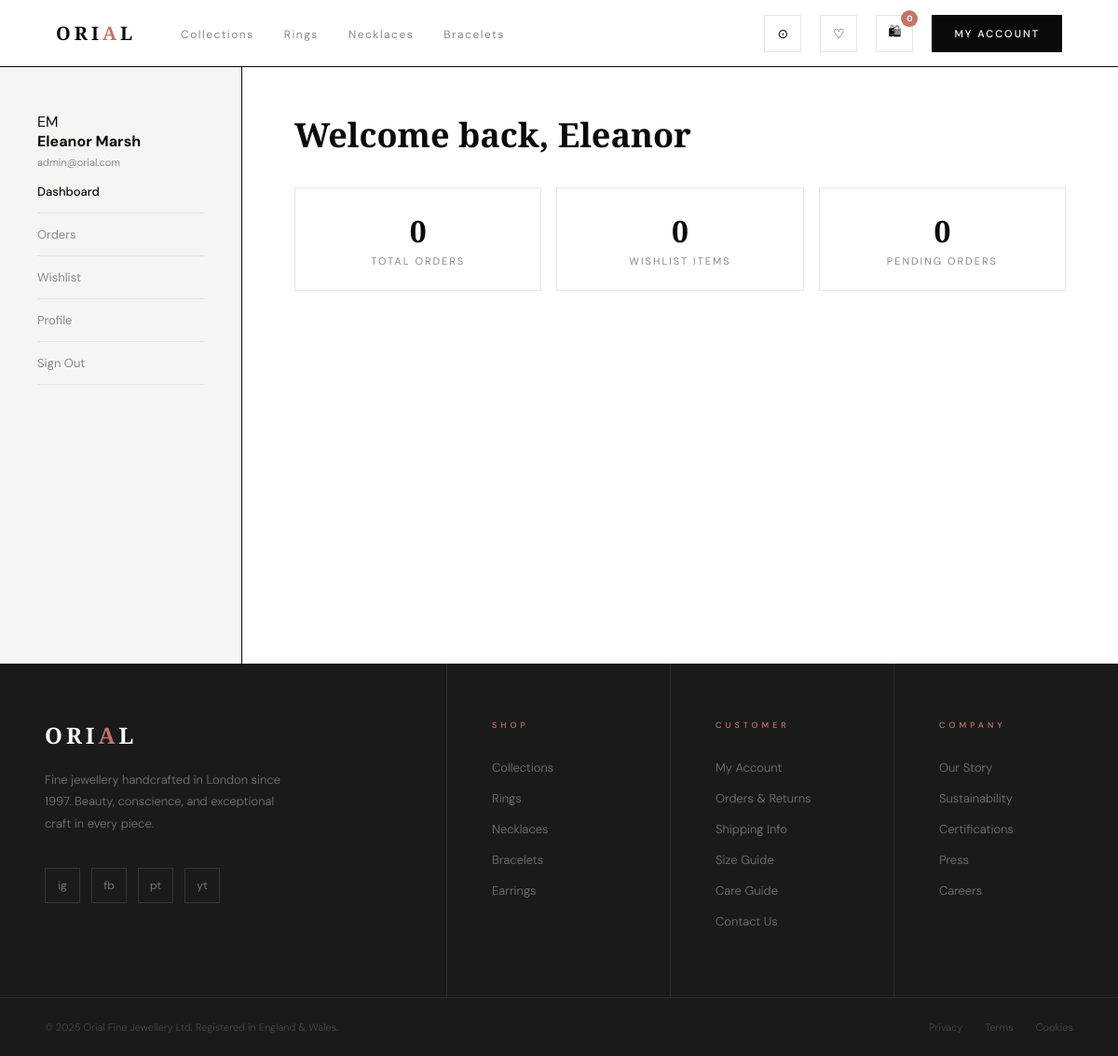
Screenshot of /account/ (signed in) with the database file from the repository.
### app/models.py (models this page shows, shortened)
class NavigationItem(db.Model):
    __tablename__ = 'navigation_items'
    id = db.Column(db.Integer, primary_key=True)
    label = db.Column(db.String(100), nullable=False)
    url = db.Column(db.String(2048), nullable=False)  # Can be url_for name or external
    display_order = db.Column(db.Integer, default=0)
    is_external = db.Column(db.Boolean, default=False)
    is_active = db.Column(db.Boolean, default=True)
    created_at = db.Column(db.DateTime, default=datetime.utcnow)

class User(db.Model, UserMixin):
    __tablename__ = 'users'
    id = db.Column(db.Integer, primary_key=True)
    first_name = db.Column(db.String(80), nullable=False)
    last_name = db.Column(db.String(80), nullable=True)
    email = db.Column(db.String(120), unique=True, nullable=False)
    password_hash = db.Column(db.String(200), nullable=False)
    is_admin = db.Column(db.Boolean, default=False)
    phone = db.Column(db.String(30))
    address_line1 = db.Column(db.String(200))
    address_line2 = db.Column(db.String(200))
    city = db.Column(db.String(100))
    postcode = db.Column(db.String(20))
    country = db.Column(db.String(100), default='United Kingdom')
    created_at = db.Column(db.DateTime, default=datetime.utcnow)
    is_active = db.Column(db.Boolean, default=True)
    orders = db.relationship('Order', backref='customer', lazy=True)
    reviews = db.relationship('Review', backref='author', lazy=True)
    wishlist_items = db.relationship('Wishlist', backref='user', lazy=True)
    cart_items = db.relationship('CartItem', backref='user', lazy=True)
    @property
    def full_name(self):
        return f'{self.first_name} {self.last_name or ""}'.strip()

### app/blueprints/account.py (the view)
@account_bp.route('/')
@login_required
def dashboard():
    recent_orders = Order.query.filter_by(user_id=current_user.id).order_by(Order.created_at.desc()).limit(5).all()
    order_count = Order.query.filter_by(user_id=current_user.id).count()
    wishlist_count = Wishlist.query.filter_by(user_id=current_user.id).count()
    pending_count = Order.query.filter_by(user_id=current_user.id, status='pending').count()
    return render_template('account/dashboard.html',
                           recent_orders=recent_orders, order_count=order_count,
                           wishlist_count=wishlist_count, pending_count=pending_count)

### app/models.py (called while the page is built)
@login_manager.user_loader
def load_user(user_id):
    return User.query.get(int(user_id))

### app/templates/account/dashboard.html (shortened to what this page needs)
{% extends 'base.html' %}
{% block content %}
<div class="account-layout">
    <aside class="account-sidebar">
        <div class="account-user-info">
            <div class="account-avatar">{{ current_user.first_name[0] }}{{ current_user.last_name[0] if
                current_user.last_name else '' }}</div>
            <div><strong>{{ current_user.full_name }}</strong><br><span style="font-size:11px;color:var(--gray);">{{
                    current_user.email }}</span></div>
        </div>
        <nav class="account-nav">
            <a href="{{ url_for('account.dashboard') }}"
                class="{{ 'active' if request.endpoint == 'account.dashboard' }}">Dashboard</a>
            <a href="{{ url_for('account.orders') }}" class="{{ 'active' if 'order' in request.endpoint }}">Orders</a>
            <a href="{{ url_for('account.wishlist') }}"
                class="{{ 'active' if 'wishlist' in request.endpoint }}">Wishlist</a>
            <a href="{{ url_for('account.profile') }}"
                class="{{ 'active' if 'profile' in request.endpoint }}">Profile</a>
            <a href="{{ url_for('auth.logout') }}">Sign Out</a>
        </nav>
    </aside>
    <div class="account-main">
        <h1 style="font-family:'Playfair Display',serif;font-size:36px;font-weight:700;margin-bottom:32px;">Welcome
            back, {{ current_user.first_name }}</h1>
        <div style="display:grid;grid-template-columns:repeat(3,1fr);gap:16px;margin-bottom:32px;">
            <div style="border:1px solid var(--light-gray);padding:24px;text-align:center;">
                <div style="font-family:'Playfair Display',serif;font-size:32px;font-weight:700;">{{ order_count }}
                </div>
                <div
                    style="font-size:11px;letter-spacing:2px;text-transform:uppercase;color:var(--gray);margin-top:4px;">
                    Total Orders</div>
            </div>
            <div style="border:1px solid var(--light-gray);padding:24px;text-align:center;">
                <div style="font-family:'Playfair Display',serif;font-size:32px;font-weight:700;">{{ wishlist_count }}
                </div>
                <div
                    style="font-size:11px;letter-spacing:2px;text-transform:uppercase;color:var(--gray);margin-top:4px;">
                    Wishlist Items</div>
            </div>
            <div style="border:1px solid var(--light-gray);padding:24px;text-align:center;">
                <div style="font-family:'Playfair Display',serif;font-size:32px;font-weight:700;">{{ pending_count }}
                </div>
                <div
                    style="font-size:11px;letter-spacing:2px;text-transform:uppercase;color:var(--gray);margin-top:4px;">
                    Pending Orders</div>
            </div>
        </div>
    </div>
</div>
{% endblock %}

### app/templates/base.html (shortened to what this page needs)
<!DOCTYPE html>
<html lang="en">
<head>
  <link rel="stylesheet" href="{{ url_for('static', filename='css/style.css') }}">
</head>
<body>
  <nav class="global-nav">
    <div class="nav-left">
      <a href="{{ url_for('main.index') }}" class="nav-logo">ORI<span>A</span>L</a>
      <ul class="nav-links">
        {% for item in nav_items %}
        <li><a href="{{ resolve_url(item.url) }}">{{ item.label }}</a></li>
        {% endfor %}
      </ul>
    </div>
    <div class="nav-right">
      {% if current_user.is_authenticated %}
      <a href="{{ url_for('shop.products') }}" class="nav-icon" title="Search">⊙</a>
      <a href="{{ url_for('account.wishlist') }}" class="nav-icon" title="Wishlist">♡</a>
      <a href="{{ url_for('cart.view_cart') }}" class="nav-icon" title="Cart">
        🛍
        <span class="cart-badge" id="cartBadge">0</span>
      </a>
      <a href="{{ url_for('account.dashboard') }}" class="nav-shop">My Account</a>
      {% else %}
      <a href="{{ url_for('auth.login') }}" class="nav-icon">♡</a>
      <a href="{{ url_for('cart.view_cart') }}" class="nav-icon">🛍</a>
      <a href="{{ url_for('auth.login') }}" class="nav-shop">Sign In →</a>
      {% endif %}
    </div>
  </nav>
  {% block content %}{% endblock %}
  <footer>
    <div class="footer-top">
      <div class="footer-col">
        <a href="{{ url_for('main.index') }}" class="footer-logo">ORI<span>A</span>L</a>
        <p class="footer-about">Fine jewellery handcrafted in London since 1997. Beauty, conscience, and exceptional
          craft in every piece.</p>
        <div class="footer-socials">
          <a href="#" class="fsoc">ig</a>
          <a href="#" class="fsoc">fb</a>
          <a href="#" class="fsoc">pt</a>
          <a href="#" class="fsoc">yt</a>
        </div>
      </div>
      <div class="footer-col">
        <div class="footer-col-title">Shop</div>
        <ul class="footer-links">
          {% for item in nav_items %}
          <li><a href="{{ resolve_url(item.url) }}">{{ item.label }}</a></li>
          {% endfor %}
          <li><a href="{{ url_for('shop.products', category='earrings') }}">Earrings</a></li>
        </ul>
      </div>
      <div class="footer-col">
        <div class="footer-col-title">Customer</div>
        <ul class="footer-links">
          <li><a href="{{ url_for('account.dashboard') }}">My Account</a></li>
          <li><a href="{{ url_for('account.orders') }}">Orders & Returns</a></li>
          <li><a href="#">Shipping Info</a></li>
          <li><a href="#">Size Guide</a></li>
          <li><a href="#">Care Guide</a></li>
          <li><a href="#">Contact Us</a></li>
        </ul>
      </div>
      <div class="footer-col">
        <div class="footer-col-title">Company</div>
        <ul class="footer-links">
          <li><a href="{{ url_for('main.our_story') }}">Our Story</a></li>
          <li><a href="#">Sustainability</a></li>
          <li><a href="#">Certifications</a></li>
          <li><a href="#">Press</a></li>
          <li><a href="#">Careers</a></li>
        </ul>
      </div>
    </div>
    <div class="footer-bottom">
      <div class="footer-copy">© 2025 Orial Fine Jewellery Ltd. Registered in England & Wales.</div>
      <div class="footer-legal">
        <a href="#">Privacy</a>
        <a href="#">Terms</a>
        <a href="#">Cookies</a>
      </div>
    </div>
  </footer>
</body>
</html>

### app/static/css/style.css (style rules this page uses)
* { margin: 0; padding: 0; box-sizing: border-box; }
:root { --white: #FFFFFF; --off: #F7F5F2; --black: #0A0A0A; --near-black: #1A1A1A; --rose: #C4736A; --rose-light: #E8B5AF; --rose-pale: #F5E8E6; --gray: #888888; --light-gray: #E5E5E5; --mid-gray: #CCCCCC; }
html { scroll-behavior: smooth; }
body { font-family: 'DM Sans', sans-serif; background: var(--white); color: var(--black); overflow-x: hidden; }
nav.global-nav { position: fixed; top: 0; left: 0; right: 0; z-index: 200; display: flex; align-items: center; justify-content: space-between; padding: 0 60px; height: 72px; background: var(--white); border-bottom: 1px solid var(--black); animation: slideDown .8s cubic-bezier(.16, 1, .3, 1) both; }
.nav-left { display: flex; align-items: center; gap: 48px; }
.nav-logo { font-family: 'Playfair Display', serif; font-size: 20px; font-weight: 900; letter-spacing: 4px; color: var(--black); text-decoration: none; }
.nav-logo span { color: var(--rose); }
.nav-links { display: flex; gap: 32px; list-style: none; }
.nav-links a { font-size: 12px; font-weight: 400; letter-spacing: 1.5px; color: var(--gray); text-decoration: none; transition: color .25s; }
.nav-right { display: flex; align-items: center; gap: 20px; }
.nav-icon { width: 40px; height: 40px; border: 1px solid var(--light-gray); display: flex; align-items: center; justify-content: center; cursor: pointer; transition: border-color .25s, background .25s; font-size: 14px; text-decoration: none; color: var(--black); position: relative; }
.cart-badge { position: absolute; top: -6px; right: -6px; background: var(--rose); color: white; font-size: 9px; width: 18px; height: 18px; border-radius: 50%; display: flex; align-items: center; justify-content: center; font-weight: 700; }
.nav-shop { background: var(--black); color: var(--white); padding: 0 24px; height: 40px; display: flex; align-items: center; font-size: 11px; letter-spacing: 2px; text-transform: uppercase; text-decoration: none; font-weight: 500; transition: background .25s; }
footer { background: var(--near-black); }
.footer-top { display: grid; grid-template-columns: 2fr 1fr 1fr 1fr; gap: 0; border-bottom: 1px solid rgba(255, 255, 255, .08); }
.footer-col { padding: 60px 48px; border-right: 1px solid rgba(255, 255, 255, .08); }
.footer-col:last-child { border-right: none; }
.footer-logo { font-family: 'Playfair Display', serif; font-size: 24px; font-weight: 900; letter-spacing: 4px; color: white; margin-bottom: 20px; display: block; text-decoration: none; }
.footer-logo span { color: var(--rose); }
.footer-about { font-size: 13px; font-weight: 300; line-height: 1.8; color: rgba(255, 255, 255, .4); max-width: 260px; margin-bottom: 36px; }
.footer-socials { display: flex; gap: 12px; }
.fsoc { width: 38px; height: 38px; border: 1px solid rgba(255, 255, 255, .12); display: flex; align-items: center; justify-content: center; font-size: 12px; color: rgba(255, 255, 255, .4); text-decoration: none; transition: all .25s; }
.footer-col-title { font-size: 9px; font-weight: 500; letter-spacing: 4px; text-transform: uppercase; color: var(--rose); margin-bottom: 28px; }
.footer-links { list-style: none; }
.footer-links li { margin-bottom: 12px; }
.footer-links a { font-size: 13px; font-weight: 300; color: rgba(255, 255, 255, .4); text-decoration: none; transition: color .25s; }
.footer-bottom { padding: 24px 48px; display: flex; justify-content: space-between; align-items: center; }
.footer-copy { font-size: 11px; font-weight: 300; color: rgba(255, 255, 255, .2); }
.footer-legal { display: flex; gap: 24px; }
.footer-legal a { font-size: 11px; font-weight: 300; color: rgba(255, 255, 255, .2); text-decoration: none; transition: color .25s; }
.account-layout { display: grid; grid-template-columns: 260px 1fr; margin-top: 72px; min-height: 80vh; }
.account-sidebar { border-right: 1px solid var(--black); padding: 48px 40px; background: var(--off); }
.account-nav { list-style: none; }
.account-nav a { display: flex; align-items: center; gap: 12px; padding: 14px 0; font-size: 13px; color: var(--gray); text-decoration: none; border-bottom: 1px solid var(--light-gray); transition: color .2s; }
.account-nav a:hover, .account-nav a.active { color: var(--black); font-weight: 500; }
.account-main { padding: 48px 56px; }

### rows the page displays
NavigationItem: label "Collections"
NavigationItem: label "Rings"
NavigationItem: label "Necklaces"
NavigationItem: label "Bracelets"
User: first_name "E", last_name "M", full_name "Eleanor Marsh", email "admin@orial.com", first_name "Eleanor"

### other values shown
{{ order_count }} "0"
{{ wishlist_count }} "0"
{{ pending_count }} "0"
